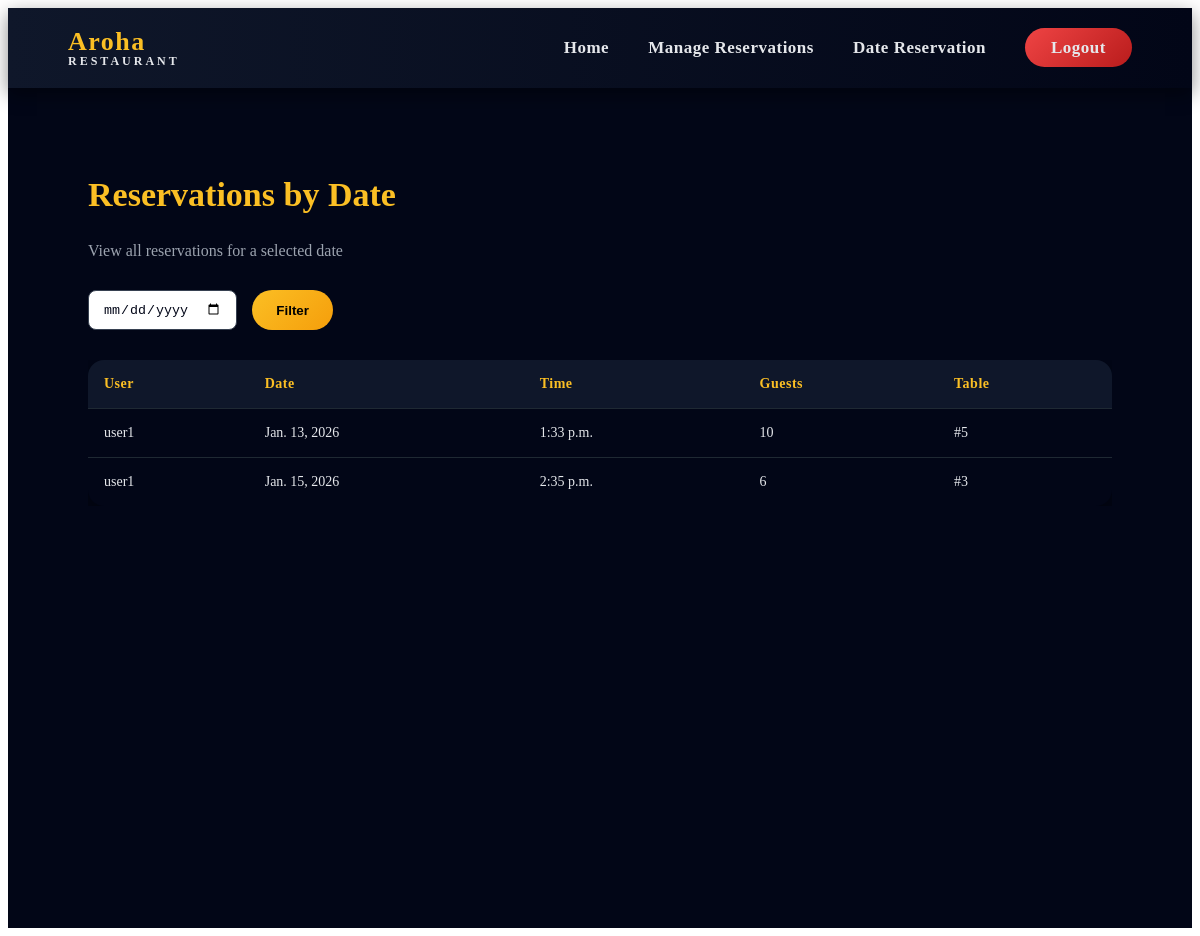
Page /date_reservation/ (signed in) on the earlier database version.
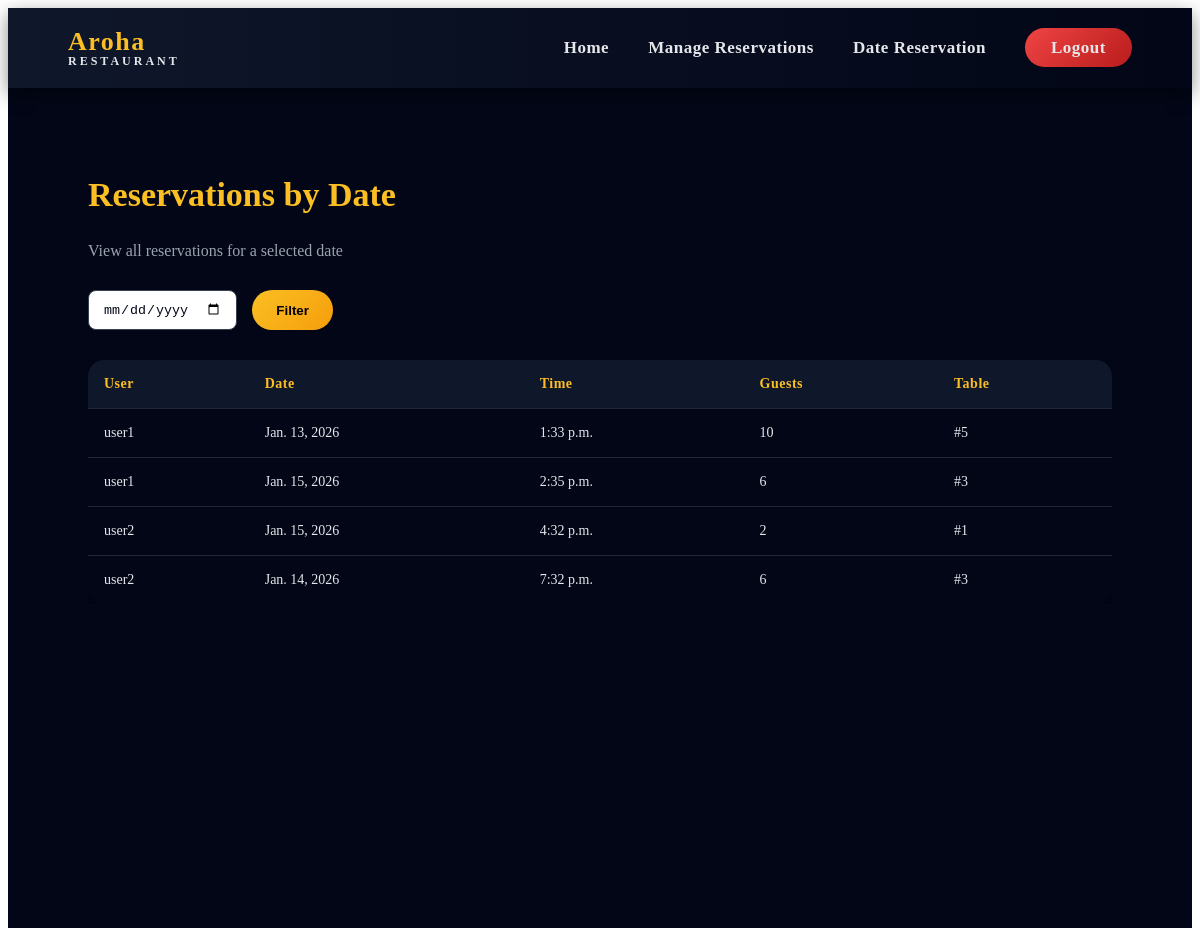
Same page on the later database version.
### restaurent/models.py (models this page shows)
class Reservation(models.Model):
    user = models.ForeignKey(User, on_delete=models.CASCADE)
    table = models.ForeignKey(Table, on_delete=models.CASCADE)
    reservation_date = models.DateField()
    time_slot = models.TimeField()
    guests = models.IntegerField()

class Table(models.Model):
    table_number = models.IntegerField()
    capacity = models.IntegerField()

### restaurent/views.py (the view)
# urls.py: path('date_reservation/',date_reservation,name='date_reservation'),
@staff_member_required(login_url='login_')
def date_reservation(request):
    date=request.GET.get('date')
    data=Reservation.objects.all()
    if date:
        data=data.filter(reservation_date=date)
    return render(request,'date_reservation.html',{'data':data})

### restaurent/templates/date_reservation.html
{% extends 'main.html' %}
{% load static %}
{% block css %}
<link rel="stylesheet" href="{% static 'date_reservation.css' %}">
{% endblock %}
{% block content %}
<div class="date-res-container">
    <div class="date-res-header">
        <h2>Reservations by Date</h2>
        <p>View all reservations for a selected date</p>
    </div>
    <form method="GET" class="filter-bar">
        <input type="date" name="date" required>
        <button type="submit">Filter</button>
    </form>
    {% if data %}
    <div class="table-wrapper">
        <table class="admin-table">
            <thead>
                <tr>
                    <th>User</th>
                    <th>Date</th>
                    <th>Time</th>
                    <th>Guests</th>
                    <th>Table</th>
                </tr>
            </thead>
            <tbody>
                {% for i in data %}
                <tr>
                    <td>{{ i.user.username }}</td>
                    <td>{{ i.reservation_date }}</td>
                    <td>{{ i.time_slot }}</td>
                    <td>{{ i.guests }}</td>
                    <td>#{{ i.table.table_number }}</td>
                </tr>
                {% endfor %}
            </tbody>
        </table>
    </div>
    {% else %}
        <p class="no-data">No reservations found for selected date.</p>
    {% endif %}
</div>
{% endblock %}

Differences in the rows shown:
added Reservation: user.username "user2", reservation_date "Jan. 15, 2026", time_slot "4:32 p.m.", guests "2", table.table_number "1"
added Reservation: user.username "user2", reservation_date "Jan. 14, 2026", time_slot "7:32 p.m.", guests "6", table.table_number "3"
